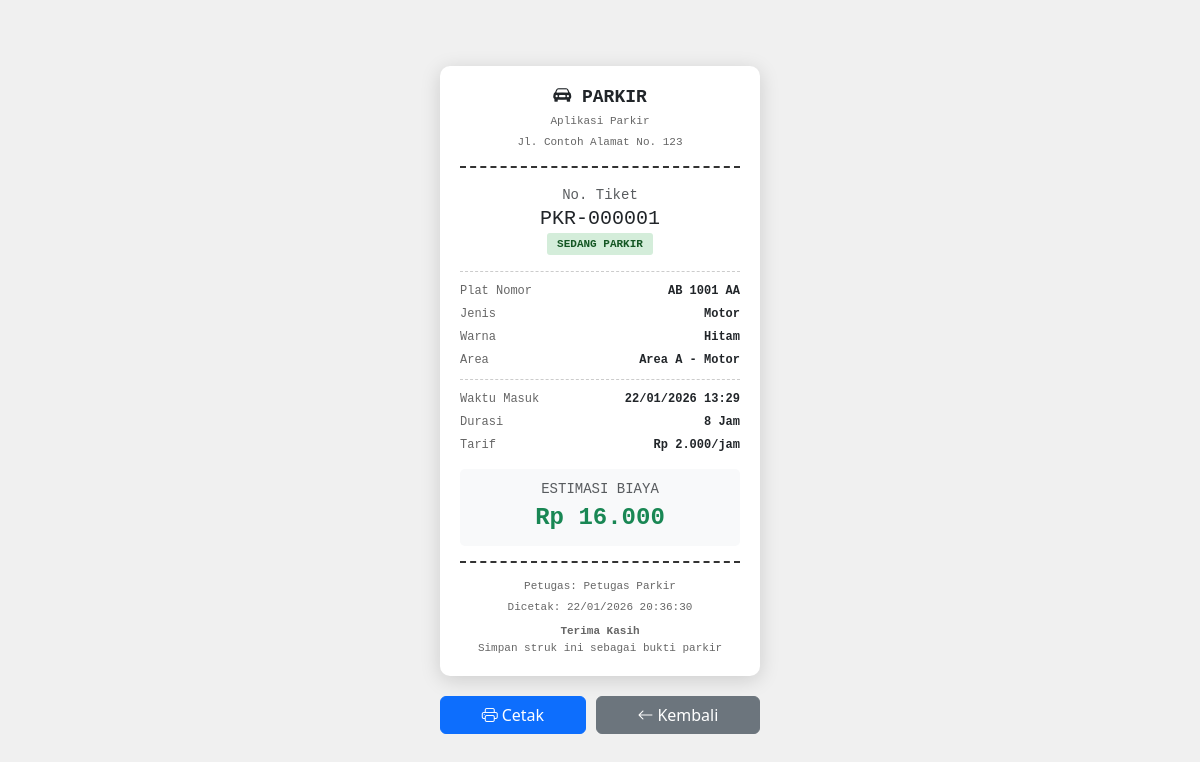
/pages/petugas/struk.php?id=1 (signed in), run on the app's committed database.
### tables this page shows
CREATE TABLE tb_transaksi (
    id_parkir INT(11) NOT NULL AUTO_INCREMENT,
    id_kendaraan INT(11) NOT NULL,
    waktu_masuk DATETIME NOT NULL,
    waktu_keluar DATETIME,
    id_tarif INT(11) NOT NULL,
    durasi_jam INT(5) DEFAULT 0,
    biaya_total DECIMAL(10, 0) DEFAULT 0,
    status ENUM('masuk', 'keluar') NOT NULL DEFAULT 'masuk',
    id_user INT(11) NOT NULL,
    id_area INT(11) NOT NULL,
    PRIMARY KEY (id_parkir),
    CONSTRAINT fk_transaksi_kendaraan 
        FOREIGN KEY (id_kendaraan) REFERENCES tb_kendaraan(id_kendaraan)
        ON DELETE RESTRICT ON UPDATE CASCADE,
    CONSTRAINT fk_transaksi_tarif 
        FOREIGN KEY (id_tarif) REFERENCES tb_tarif(id_tarif)
        ON DELETE RESTRICT ON UPDATE CASCADE,
    CONSTRAINT fk_transaksi_user 
        FOREIGN KEY (id_user) REFERENCES tb_user(id_user)
        ON DELETE RESTRICT ON UPDATE CASCADE,
    CONSTRAINT fk_transaksi_area 
        FOREIGN KEY (id_area) REFERENCES tb_area_parkir(id_area)
        ON DELETE RESTRICT ON UPDATE CASCADE
);

CREATE TABLE tb_kendaraan (
    id_kendaraan INT(11) NOT NULL AUTO_INCREMENT,
    plat_nomor VARCHAR(15) NOT NULL,
    jenis_kendaraan VARCHAR(20) NOT NULL,
    warna VARCHAR(20),
    pemilik VARCHAR(100),
    id_user INT(11),
    PRIMARY KEY (id_kendaraan),
    CONSTRAINT fk_kendaraan_user 
        FOREIGN KEY (id_user) REFERENCES tb_user(id_user)
        ON DELETE SET NULL ON UPDATE CASCADE
);

CREATE TABLE tb_area_parkir (
    id_area INT(11) NOT NULL AUTO_INCREMENT,
    nama_area VARCHAR(50) NOT NULL,
    kapasitas INT(5) NOT NULL,
    terisi INT(5) NOT NULL DEFAULT 0,
    PRIMARY KEY (id_area)
);

CREATE TABLE tb_tarif (
    id_tarif INT(11) NOT NULL AUTO_INCREMENT,
    jenis_kendaraan ENUM('motor', 'mobil', 'lainnya') NOT NULL,
    tarif_per_jam DECIMAL(10, 0) NOT NULL,
    PRIMARY KEY (id_tarif)
);

CREATE TABLE tb_user (
    id_user INT(11) NOT NULL AUTO_INCREMENT,
    nama_lengkap VARCHAR(50) NOT NULL,
    username VARCHAR(50) NOT NULL UNIQUE,
    password VARCHAR(100) NOT NULL,
    role ENUM('admin', 'petugas', 'owner') NOT NULL,
    status_aktif TINYINT(1) NOT NULL DEFAULT 1,
    PRIMARY KEY (id_user)
);

### helpers/functions.php (called while the page is built, shortened)
<?php
function escape($string) {
    return htmlspecialchars($string, ENT_QUOTES, 'UTF-8');
}
function formatRupiah($amount) {
    return 'Rp ' . number_format($amount, 0, ',', '.');
}
function hitungDurasi($waktuMasuk, $waktuKeluar) {
    $masuk = strtotime($waktuMasuk);
    $keluar = strtotime($waktuKeluar);
    $selisih = $keluar - $masuk;
    $jam = ceil($selisih / 3600);
    return max(1, $jam);
}

### pages/petugas/struk.php (the view, shortened to what this page needs)
<?php
require_once __DIR__ . '/../../includes/auth_check.php';
$id = isset($_GET['id']) ? (int) $_GET['id'] : 0;
$query = "SELECT t.*,
                 k.plat_nomor, k.jenis_kendaraan, k.warna, k.pemilik,
                 a.nama_area,
                 tf.tarif_per_jam,
                 u.nama_lengkap as petugas
          FROM tb_transaksi t
          JOIN tb_kendaraan k ON t.id_kendaraan = k.id_kendaraan
          JOIN tb_area_parkir a ON t.id_area = a.id_area
          JOIN tb_tarif tf ON t.id_tarif = tf.id_tarif
          JOIN tb_user u ON t.id_user = u.id_user
          WHERE t.id_parkir = $id";
$transaksi = mysqli_fetch_assoc(mysqli_query($conn, $query));
$nomorTiket = 'PKR-' . str_pad($transaksi['id_parkir'], 6, '0', STR_PAD_LEFT);
$durasi = 0;
$biaya = 0;
if ($transaksi['status'] == 'keluar') {
    $durasi = $transaksi['durasi_jam'];
    $biaya = $transaksi['biaya_total'];
} else {
    $durasi = hitungDurasi($transaksi['waktu_masuk'], date('Y-m-d H:i:s'));
    $biaya = $durasi * $transaksi['tarif_per_jam'];
}
?>
<!DOCTYPE html>
<html lang="id">
<head>
    <link href="https://cdn.jsdelivr.net/npm/bootstrap@5.3.2/dist/css/bootstrap.min.css" rel="stylesheet">
    <link href="https://cdn.jsdelivr.net/npm/bootstrap-icons@1.11.1/font/bootstrap-icons.css" rel="stylesheet">
</head>
<body>
    <div>
        <div class="struk-wrapper">
            <div class="struk-header">
                <h4><i class="bi bi-car-front-fill"></i> PARKIR</h4>
                <p><?= APP_NAME ?></p>
                <p>Jl. Contoh Alamat No. 123</p>
            </div>
            <div class="text-center mb-3">
                <small class="text-muted">No. Tiket</small>
                <h5 class="mb-0"><?= $nomorTiket ?></h5>
                <span class="status-badge status-<?= $transaksi['status'] ?>">
                    <?= $transaksi['status'] == 'masuk' ? 'SEDANG PARKIR' : 'SELESAI' ?>
                </span>
            </div>
            <div class="struk-divider"></div>
            <div class="struk-body">
                <div class="struk-row">
                    <span class="label">Plat Nomor</span>
                    <span class="value"><?= escape($transaksi['plat_nomor']) ?></span>
                </div>
                <div class="struk-row">
                    <span class="label">Jenis</span>
                    <span class="value"><?= ucfirst($transaksi['jenis_kendaraan']) ?></span>
                </div>
                <div class="struk-row">
                    <span class="label">Warna</span>
                    <span class="value"><?= escape($transaksi['warna']) ?: '-' ?></span>
                </div>
                <div class="struk-row">
                    <span class="label">Area</span>
                    <span class="value"><?= escape($transaksi['nama_area']) ?></span>
                </div>
                <div class="struk-divider"></div>
                <div class="struk-row">
                    <span class="label">Waktu Masuk</span>
                    <span class="value"><?= date('d/m/Y H:i', strtotime($transaksi['waktu_masuk'])) ?></span>
                </div>
                <div class="struk-row">
                    <span class="label">Durasi</span>
                    <span class="value"><?= $durasi ?> Jam</span>
                </div>
                <div class="struk-row">
                    <span class="label">Tarif</span>
                    <span class="value"><?= formatRupiah($transaksi['tarif_per_jam']) ?>/jam</span>
                </div>
            </div>
            <div class="struk-total">
                <small class="text-muted d-block">
                    <?= $transaksi['status'] == 'masuk' ? 'ESTIMASI BIAYA' : 'TOTAL BIAYA' ?>
                </small>
                <span class="amount"><?= formatRupiah($biaya) ?></span>
            </div>
            <div class="struk-footer">
                <p class="mb-1">Petugas: <?= escape($transaksi['petugas']) ?></p>
                <p class="mb-1">Dicetak: <?= date('d/m/Y H:i:s') ?></p>
                <p class="mb-0 mt-2"><strong>Terima Kasih</strong></p>
                <p class="mb-0">Simpan struk ini sebagai bukti parkir</p>
            </div>
        </div>
        <div class="btn-group-struk no-print">
            <button onclick="window.print()" class="btn btn-primary flex-fill">
                <i class="bi bi-printer me-1"></i>Cetak
            </button>
            <a href="<?= APP_URL ?>/pages/petugas/transaksi.php" class="btn btn-secondary flex-fill">
                <i class="bi bi-arrow-left me-1"></i>Kembali
            </a>
        </div>
    </div>
</body>
</html>

### pages/petugas/struk.php (style rules this page uses)
body { background: #f0f0f0; min-height: 100vh; display: flex; align-items: center; justify-content: center; padding: 20px; }
.struk-wrapper { background: white; width: 320px; padding: 20px; border-radius: 10px; box-shadow: 0 4px 20px rgba(0,0,0,0.15); font-family: 'Courier New', monospace; }
.struk-header { text-align: center; border-bottom: 2px dashed #333; padding-bottom: 15px; margin-bottom: 15px; }
.struk-header h4 { margin: 0; font-size: 18px; font-weight: bold; }
.struk-header p { margin: 5px 0 0; font-size: 11px; color: #666; }
.struk-body { font-size: 12px; }
.struk-row { display: flex; justify-content: space-between; margin-bottom: 5px; }
.struk-row .label { color: #666; }
.struk-row .value { font-weight: bold; text-align: right; }
.struk-divider { border-top: 1px dashed #ccc; margin: 10px 0; }
.struk-total { background: #f8f9fa; padding: 10px; border-radius: 5px; margin: 15px 0; text-align: center; }
.struk-total .amount { font-size: 24px; font-weight: bold; color: #198754; }
.struk-footer { text-align: center; border-top: 2px dashed #333; padding-top: 15px; margin-top: 15px; font-size: 11px; color: #666; }
.status-badge { display: inline-block; padding: 3px 10px; border-radius: 3px; font-size: 11px; font-weight: bold; text-transform: uppercase; }
.status-masuk { background: #d4edda; color: #155724; }
.btn-group-struk { margin-top: 20px; display: flex; gap: 10px; }

### data on the page
tb_transaksi: id_parkir "PKR-000001", id_kendaraan.plat_nomor "AB 1001 AA", id_kendaraan.jenis_kendaraan "Motor", id_kendaraan.warna "Hitam", id_area.nama_area "Area A - Motor", waktu_masuk "22/01/2026 13:29", waktu_masuk "8", id_tarif.tarif_per_jam "Rp 2.000", waktu_masuk.tarif_per_jam "Rp 16.000", id_user.nama_lengkap "Petugas Parkir"

### other printed values
APP_NAME "Aplikasi Parkir"
